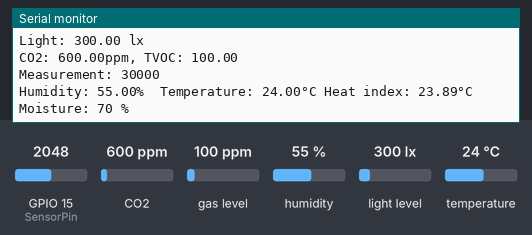
The sketch below on a simulated ESP32. Shown: the last lines printed to the serial monitor. The test bench sets the inputs (shaded band); at power-on: CO2 600 ppm, humidity 55 %, GPIO 15 (SensorPin) = 2048, gas level 100 ppm, temperature 24 °C, light level 300 lx. WiFi joins after 1.5 s; servers stay silent unless stated.

Above: at 3.8 s.
3.9 s: CO2 set to 452 ppm
5.5 s: humidity set to 22 %
At 6.9 s:
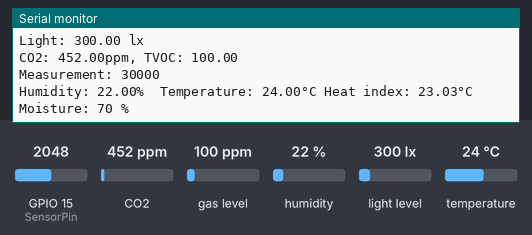
7.1 s: GPIO 15 (SensorPin) set to 2866
At 8.5 s:
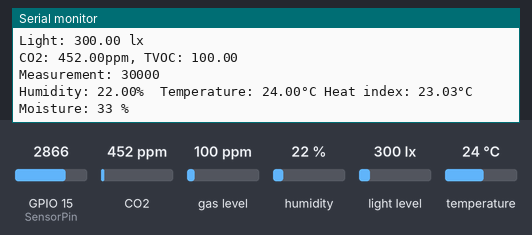
8.7 s: gas level set to 20 ppm
10.3 s: temperature set to 12 °C
At 15.8 s:
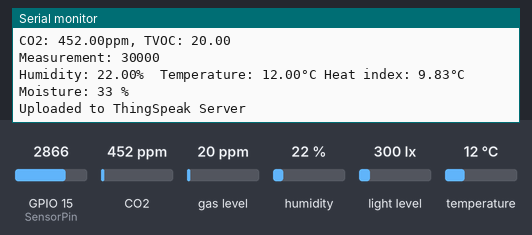
16.8 s: light level set to 40 lx
At 17.9 s:
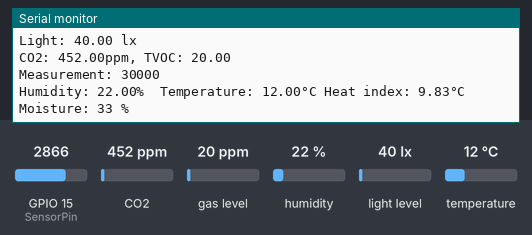
Timing chart, 0 to 19.4 s (numbered marks = the images above; inputs shaded):
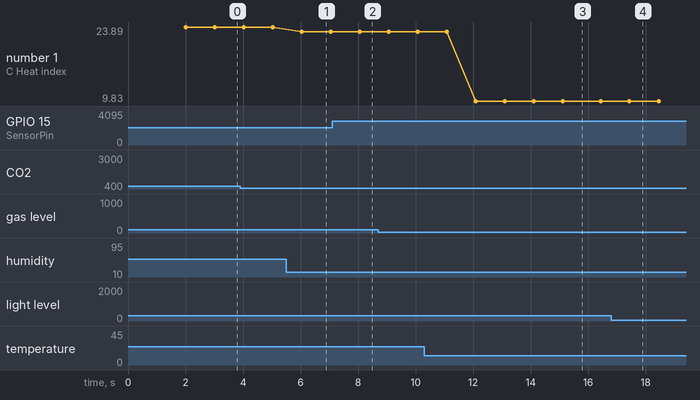

The sketch:

final_thingspeak.ino
```cpp
#include <Wire.h>
#include <BH1750.h>
#include <WiFi.h>
#include "Adafruit_CCS811.h"
#include "Adafruit_SGP40.h"
#include "DHT.h"
#include "ThingSpeak.h"

#define DHTPIN 4     // Digital pin connected to the DHT sensor
#define DHTTYPE DHT22   // DHT 22  (AM2302), AM2321
DHT dht(DHTPIN, DHTTYPE);
Adafruit_SGP40 sgp;
Adafruit_CCS811 ccs;
BH1750 lightMeter;

const int AirValue = 3600;
const int WaterValue = 1400;
const int SensorPin = 15;

const char *ssid = "JioFiber_201 2.4GZ";
const char *password = "akuanki201";
const char *writeApiKey = "MW4R6SHLI6IX7KD0";
unsigned long channelNumber = 2;
int last_tsupdate = millis();
WiFiClient tsclient;

void setup()
{
  Serial.begin(115200);
  Wire.begin();
  WiFi.begin(ssid, password);
  ThingSpeak.begin(tsclient);

  lightMeter.begin();
  Serial.println(F("BH1750 Test begin"));

  Serial.println("\nI2C Scanner");
  Serial.println("CCS811 test");
  if(!ccs.begin())
  {
    Serial.println("Failed to start sensor! Please check your wiring.");
    while(1);
  }
  // Wait for the sensor to be ready
  while(!ccs.available());

  Serial.println("SGP40 test");
  if (! sgp.begin())
  {
    Serial.println("Sensor not found :(");
    while(1);
  }
  Serial.print("Found SGP40 serial #");
  Serial.print(sgp.serialnumber[0], HEX);
  Serial.print(sgp.serialnumber[1], HEX);
  Serial.println(sgp.serialnumber[2], HEX);

  Serial.println(F("DHTxx test!"));
  dht.begin();
}

void loop() {
  // connect to wifi
  if(WiFi.status() != WL_CONNECTED)
  {
    Serial.println("Waiting for WiFi");
    delay(1000);
    return;
  }

  float lux = lightMeter.readLightLevel();
  Serial.print("Light: ");
  Serial.print(lux);
  Serial.println(" lx");

  float co2 = -1;
  float tvoc = -1;
  if(ccs.available())
  {
    if(!ccs.readData())
    {
      co2 = ccs.geteCO2();
      tvoc = ccs.getTVOC();
      Serial.print("CO2: ");
      Serial.print(co2);
      Serial.print("ppm, TVOC: ");
      Serial.println(tvoc);
    }
    else
    {
      Serial.println("ERROR!");
      return;
    }
  }

  uint16_t raw_sgp = sgp.measureRaw();
  Serial.print("Measurement: ");
  Serial.println(raw_sgp);

  float h = dht.readHumidity();
  float t = dht.readTemperature();
  if (isnan(h) || isnan(t))
  {
    Serial.println(F("Failed to read from DHT sensor!"));
    return;
  }
  float hic = dht.computeHeatIndex(t, h, false);
  Serial.print(F("Humidity: "));
  Serial.print(h);
  Serial.print(F("%  Temperature: "));
  Serial.print(t);
  Serial.print(F("°C Heat index: "));
  Serial.print(hic);
  Serial.println(F("°C "));

  int soilMoistureValue = analogRead(SensorPin);
  int soilmoisturepercent = map(soilMoistureValue, AirValue, WaterValue, 0, 100);
  if(soilmoisturepercent < 0)
  {
    soilmoisturepercent = 0;
  }
  if(soilmoisturepercent > 100)
  {
    soilmoisturepercent = 100;
  }
//  Serial.println(soilMoistureValue);
  Serial.print("Moisture: ");
  Serial.print(soilmoisturepercent);
  Serial.println(" %");

  if(millis() - last_tsupdate > 15 * 1000)
  {
    ThingSpeak.setField(1, t);
    ThingSpeak.setField(2, h);
    ThingSpeak.setField(3, lux);
    ThingSpeak.setField(4, co2);
    ThingSpeak.setField(5, tvoc);
    ThingSpeak.setField(6, raw_sgp);
    ThingSpeak.setField(7, soilmoisturepercent);
    if(ThingSpeak.writeFields(channelNumber, writeApiKey) == 200)
    {
      Serial.println("Uploaded to ThingSpeak Server");
      last_tsupdate = millis();
    }
  }
  delay(1000);
}
```

Measured:
- after the input at 5.5 s, the serial monitor: prints a new line after 0.55 s (image 1)
- after the input at 7.1 s, the serial monitor: prints a new line after 0.96 s (image 2)
- after the input at 10.3 s, the serial monitor: prints a new line after 1.8 s (image 3)
- after the input at 16.8 s, the serial monitor: prints a new line after 0.63 s (image 4)
- plotted number 1: 23.89 → 23.03 after the input at 5.5 s, 23.03 → 9.83 after the input at 10.3 s
